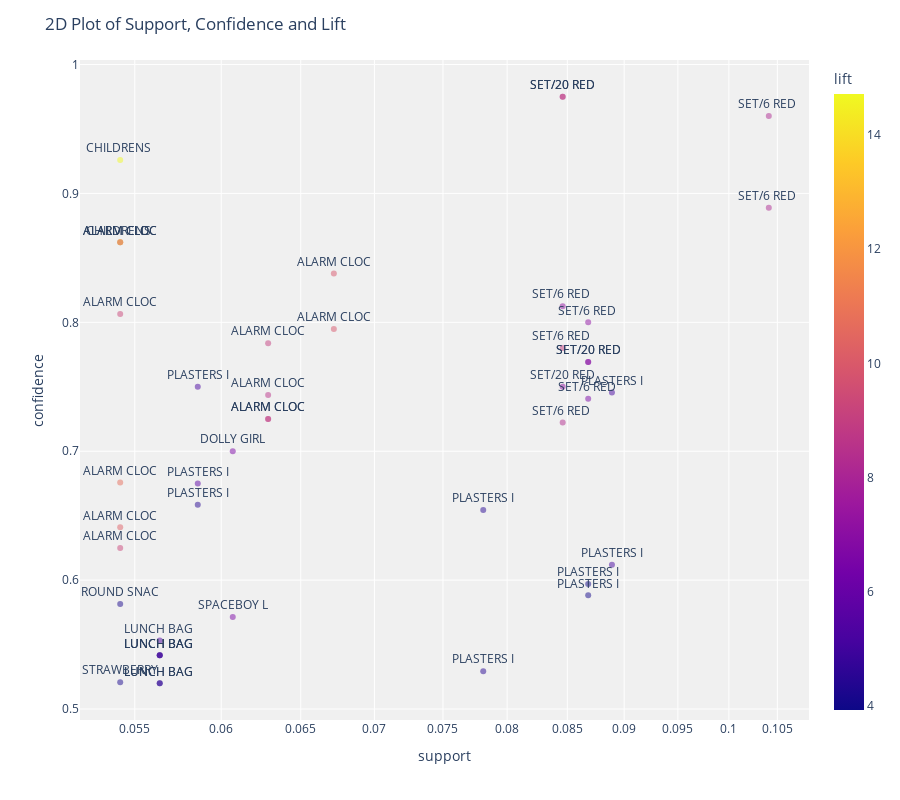
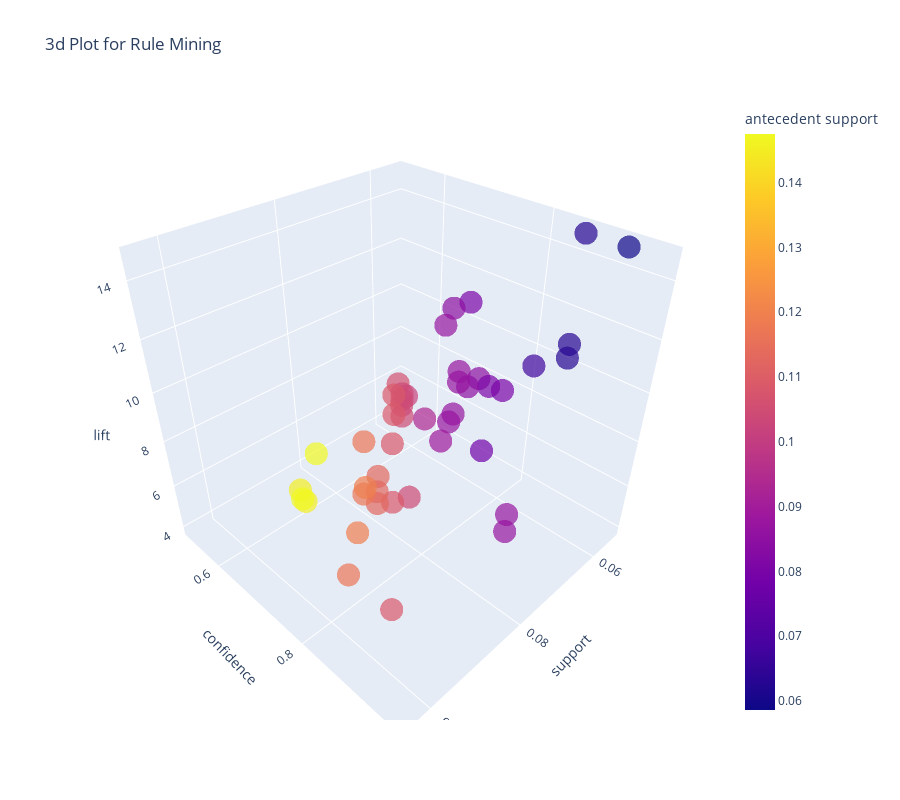

Notebook code for these charts, in order:
### Code cell
plot_model(model1)
plot_model(model1, plot = '3d')

### Figure 1 — Plotly figure (JSON) as saved in the notebook; plotly's stock layout.template omitted (floating-point values rounded to 4 significant figures)
{"data": [{"customdata": [["SET/20 RED RETROSPOT PAPER NAPKINS ", "SET/6 RED SPOTTY PAPER CUPS"], ["SET/20 RED RETROSPOT PAPER NAPKINS ", "SET/6 RED SPOTTY PAPER PLATES"], ["SET/6 RED SPOTTY PAPER PLATES", "SET/6 RED SPOTTY PAPER CUPS"], ["CHILDRENS CUTLERY SPACEBOY ", "CHILDRENS CUTLERY DOLLY GIRL "], ["SET/6 RED SPOTTY PAPER CUPS", "SET/6 RED SPOTTY PAPER PLATES"], ["ALARM CLOCK BAKELIKE GREEN", "ALARM CLOCK BAKELIKE RED "], ["CHILDRENS CUTLERY DOLLY GIRL ", "CHILDRENS CUTLERY SPACEBOY "], ["ALARM CLOCK BAKELIKE PINK", "ALARM CLOCK BAKELIKE GREEN"], ["ALARM CLOCK BAKELIKE RED ", "ALARM CLOCK BAKELIKE GREEN"], ["SET/6 RED SPOTTY PAPER CUPS", "SET/20 RED RETROSPOT PAPER NAPKINS "], ["ALARM CLOCK BAKELIKE GREEN", "ALARM CLOCK BAKELIKE PINK"], ["SET/6 RED SPOTTY PAPER PLATES", "SET/20 RED RETROSPOT PAPER NAPKINS "], ["ALARM CLOCK BAKELIKE GREEN", "ALARM CLOCK BAKELIKE RED "], ["ALARM CLOCK BAKELIKE RED ", "ALARM CLOCK BAKELIKE PINK"], ["SET/6 RED SPOTTY PAPER PLATES", "SET/20 RED RETROSPOT PAPER NAPKINS "], ["SET/20 RED RETROSPOT PAPER NAPKINS ", "SET/6 RED SPOTTY PAPER CUPS"], ["SET/20 RED RETROSPOT PAPER NAPKINS ", "SET/6 RED SPOTTY PAPER PLATES"], ["PLASTERS IN TIN CIRCUS PARADE ", "PLASTERS IN TIN WOODLAND ANIMALS"], ["SET/20 RED RETROSPOT PAPER NAPKINS ", "SET/6 RED SPOTTY PAPER CUPS"], ["PLASTERS IN TIN SPACEBOY", "PLASTERS IN TIN WOODLAND ANIMALS"], ["ALARM CLOCK BAKELIKE GREEN", "ALARM CLOCK BAKELIKE PINK"], ["SET/6 RED SPOTTY PAPER CUPS", "SET/20 RED RETROSPOT PAPER NAPKINS "], ["ALARM CLOCK BAKELIKE PINK", "ALARM CLOCK BAKELIKE GREEN"], ["ALARM CLOCK BAKELIKE PINK", "ALARM CLOCK BAKELIKE RED "], ["SET/6 RED SPOTTY PAPER CUPS", "SET/20 RED RETROSPOT PAPER NAPKINS "], ["DOLLY GIRL LUNCH BOX", "SPACEBOY LUNCH BOX "], ["ALARM CLOCK BAKELIKE RED ", "ALARM CLOCK BAKELIKE GREEN"], ["PLASTERS IN TIN CIRCUS PARADE ", "PLASTERS IN TIN SPACEBOY"], ["PLASTERS IN TIN WOODLAND ANIMALS", "PLASTERS IN TIN CIRCUS PARADE "], ["PLASTERS IN TIN SPACEBOY", "PLASTERS IN TIN CIRCUS PARADE "], ["ALARM CLOCK BAKELIKE GREEN", "ALARM CLOCK BAKELIKE PINK"], ["ALARM CLOCK BAKELIKE PINK", "ALARM CLOCK BAKELIKE GREEN"], ["PLASTERS IN TIN WOODLAND ANIMALS", "PLASTERS IN TIN SPACEBOY"], ["PLASTERS IN TIN WOODLAND ANIMALS", "PLASTERS IN TIN CIRCUS PARADE "], ["PLASTERS IN TIN CIRCUS PARADE ", "PLASTERS IN TIN WOODLAND ANIMALS"], ["ROUND SNACK BOXES SET OF 4 FRUITS ", "ROUND SNACK BOXES SET OF4 WOODLAND "], ["SPACEBOY LUNCH BOX ", "DOLLY GIRL LUNCH BOX"], ["LUNCH BAG WOODLAND", "LUNCH BAG SPACEBOY DESIGN "], ["LUNCH BAG SPACEBOY DESIGN ", "LUNCH BAG RED RETROSPOT"], ["LUNCH BAG SPACEBOY DESIGN ", "LUNCH BAG WOODLAND"], ["LUNCH BAG SPACEBOY DESIGN ", "LUNCH BAG APPLE DESIGN"], ["PLASTERS IN TIN CIRCUS PARADE ", "PLASTERS IN TIN SPACEBOY"], ["STRAWBERRY LUNCH BOX WITH CUTLERY", "LUNCH BOX WITH CUTLERY RETROSPOT "], ["LUNCH BAG APPLE DESIGN", "LUNCH BAG RED RETROSPOT"], ["LUNCH BAG APPLE DESIGN", "LUNCH BAG SPACEBOY DESIGN "]], "hovertemplate": "support=%{x}<br>confidence=%{y}<br>antecedents_short=%{text}<br>antecedents=%{customdata[0]}<br>consequents=%{customdata[1]}<br>lift=%{marker.color}<extra></extra>", "legendgroup": "", "marker": {"color": [8.324, 8.989, 8.196, 14.72, 8.196, 10.74, 14.72, 10.19, 9.904, 7.203, 9.294, 7.092, 9.904, 9.033, 8.989, 6.567, 7.092, 5.16, 7.203, 5.129, 8.57, 6.567, 8.57, 9.033, 8.324, 6.586, 10.74, 5.658, 4.465, 4.437, 10.19, 9.294, 5.129, 4.047, 4.047, 4.188, 6.586, 5.313, 4.094, 5.313, 4.994, 4.437, 4.212, 3.93, 4.994], "coloraxis": "coloraxis", "opacity": 0.5, "symbol": "circle"}, "mode": "markers+text", "name": "", "orientation": "v", "showlegend": false, "text": ["SET/20 RED", "SET/20 RED", "SET/6 RED ", "CHILDRENS ", "SET/6 RED ", "ALARM CLOC", "CHILDRENS ", "ALARM CLOC", "ALARM CLOC", "SET/6 RED ", "ALARM CLOC", "SET/6 RED ", "ALARM CLOC", "ALARM CLOC", "SET/6 RED ", "SET/20 RED", "SET/20 RED", "PLASTERS I", "SET/20 RED", "PLASTERS I", "ALARM CLOC", "SET/6 RED ", "ALARM CLOC", "ALARM CLOC", "SET/6 RED ", "DOLLY GIRL", "ALARM CLOC", "PLASTERS I", "PLASTERS I", "PLASTERS I", "ALARM CLOC", "ALARM CLOC", "PLASTERS I", "PLASTERS I", "PLASTERS I", "ROUND SNAC", "SPACEBOY L", "LUNCH BAG ", "LUNCH BAG ", "LUNCH BAG ", "LUNCH BAG ", "PLASTERS I", "STRAWBERRY", "LUNCH BAG ", "LUNCH BAG "], "textposition": "top center", "type": "scatter", "x": [0.0846, 0.0846, 0.1041, 0.0542, 0.1041, 0.0542, 0.0542, 0.0542, 0.0672, 0.0846, 0.0542, 0.0868, 0.0672, 0.0629, 0.0846, 0.0868, 0.0868, 0.0586, 0.0846, 0.0889, 0.0629, 0.0868, 0.0629, 0.0629, 0.0846, 0.0607, 0.0542, 0.0586, 0.0586, 0.0781, 0.0542, 0.0542, 0.0889, 0.0868, 0.0868, 0.0542, 0.0607, 0.0564, 0.0564, 0.0564, 0.0564, 0.0781, 0.0542, 0.0564, 0.0564], "xaxis": "x", "y": [0.975, 0.975, 0.96, 0.9259, 0.8889, 0.8621, 0.8621, 0.8621, 0.8378, 0.8125, 0.8065, 0.8, 0.7949, 0.7838, 0.78, 0.7692, 0.7692, 0.75, 0.75, 0.7455, 0.7436, 0.7407, 0.725, 0.725, 0.7222, 0.7, 0.6757, 0.675, 0.6585, 0.6545, 0.641, 0.625, 0.6119, 0.597, 0.5882, 0.5814, 0.5714, 0.5532, 0.5417, 0.5417, 0.5417, 0.5294, 0.5208, 0.52, 0.52], "yaxis": "y"}], "layout": {"coloraxis": {"colorbar": {"title": {"text": "lift"}}, "colorscale": [[0, "#0d0887"], [0.1111, "#46039f"], [0.2222, "#7201a8"], [0.3333, "#9c179e"], [0.4444, "#bd3786"], [0.5556, "#d8576b"], [0.6667, "#ed7953"], [0.7778, "#fb9f3a"], [0.8889, "#fdca26"], [1, "#f0f921"]]}, "height": 800, "legend": {"tracegroupgap": 0}, "margin": {"t": 60}, "plot_bgcolor": "rgb(240,240,240)", "title": {"text": "2D Plot of Support, Confidence and Lift"}, "xaxis": {"anchor": "y", "domain": [0, 1], "title": {"text": "support"}, "type": "log"}, "yaxis": {"anchor": "x", "domain": [0, 1], "title": {"text": "confidence"}}}}

### Figure 2 — Plotly figure (JSON) as saved in the notebook; plotly's stock layout.template omitted (floating-point values rounded to 4 significant figures)
{"data": [{"customdata": [["SET/20 RED RETROSPOT PAPER NAPKINS ", "SET/6 RED SPOTTY PAPER CUPS"], ["SET/20 RED RETROSPOT PAPER NAPKINS ", "SET/6 RED SPOTTY PAPER PLATES"], ["SET/6 RED SPOTTY PAPER PLATES", "SET/6 RED SPOTTY PAPER CUPS"], ["CHILDRENS CUTLERY SPACEBOY ", "CHILDRENS CUTLERY DOLLY GIRL "], ["SET/6 RED SPOTTY PAPER CUPS", "SET/6 RED SPOTTY PAPER PLATES"], ["ALARM CLOCK BAKELIKE GREEN", "ALARM CLOCK BAKELIKE RED "], ["CHILDRENS CUTLERY DOLLY GIRL ", "CHILDRENS CUTLERY SPACEBOY "], ["ALARM CLOCK BAKELIKE PINK", "ALARM CLOCK BAKELIKE GREEN"], ["ALARM CLOCK BAKELIKE RED ", "ALARM CLOCK BAKELIKE GREEN"], ["SET/6 RED SPOTTY PAPER CUPS", "SET/20 RED RETROSPOT PAPER NAPKINS "], ["ALARM CLOCK BAKELIKE GREEN", "ALARM CLOCK BAKELIKE PINK"], ["SET/6 RED SPOTTY PAPER PLATES", "SET/20 RED RETROSPOT PAPER NAPKINS "], ["ALARM CLOCK BAKELIKE GREEN", "ALARM CLOCK BAKELIKE RED "], ["ALARM CLOCK BAKELIKE RED ", "ALARM CLOCK BAKELIKE PINK"], ["SET/6 RED SPOTTY PAPER PLATES", "SET/20 RED RETROSPOT PAPER NAPKINS "], ["SET/20 RED RETROSPOT PAPER NAPKINS ", "SET/6 RED SPOTTY PAPER CUPS"], ["SET/20 RED RETROSPOT PAPER NAPKINS ", "SET/6 RED SPOTTY PAPER PLATES"], ["PLASTERS IN TIN CIRCUS PARADE ", "PLASTERS IN TIN WOODLAND ANIMALS"], ["SET/20 RED RETROSPOT PAPER NAPKINS ", "SET/6 RED SPOTTY PAPER CUPS"], ["PLASTERS IN TIN SPACEBOY", "PLASTERS IN TIN WOODLAND ANIMALS"], ["ALARM CLOCK BAKELIKE GREEN", "ALARM CLOCK BAKELIKE PINK"], ["SET/6 RED SPOTTY PAPER CUPS", "SET/20 RED RETROSPOT PAPER NAPKINS "], ["ALARM CLOCK BAKELIKE PINK", "ALARM CLOCK BAKELIKE GREEN"], ["ALARM CLOCK BAKELIKE PINK", "ALARM CLOCK BAKELIKE RED "], ["SET/6 RED SPOTTY PAPER CUPS", "SET/20 RED RETROSPOT PAPER NAPKINS "], ["DOLLY GIRL LUNCH BOX", "SPACEBOY LUNCH BOX "], ["ALARM CLOCK BAKELIKE RED ", "ALARM CLOCK BAKELIKE GREEN"], ["PLASTERS IN TIN CIRCUS PARADE ", "PLASTERS IN TIN SPACEBOY"], ["PLASTERS IN TIN WOODLAND ANIMALS", "PLASTERS IN TIN CIRCUS PARADE "], ["PLASTERS IN TIN SPACEBOY", "PLASTERS IN TIN CIRCUS PARADE "], ["ALARM CLOCK BAKELIKE GREEN", "ALARM CLOCK BAKELIKE PINK"], ["ALARM CLOCK BAKELIKE PINK", "ALARM CLOCK BAKELIKE GREEN"], ["PLASTERS IN TIN WOODLAND ANIMALS", "PLASTERS IN TIN SPACEBOY"], ["PLASTERS IN TIN WOODLAND ANIMALS", "PLASTERS IN TIN CIRCUS PARADE "], ["PLASTERS IN TIN CIRCUS PARADE ", "PLASTERS IN TIN WOODLAND ANIMALS"], ["ROUND SNACK BOXES SET OF 4 FRUITS ", "ROUND SNACK BOXES SET OF4 WOODLAND "], ["SPACEBOY LUNCH BOX ", "DOLLY GIRL LUNCH BOX"], ["LUNCH BAG WOODLAND", "LUNCH BAG SPACEBOY DESIGN "], ["LUNCH BAG SPACEBOY DESIGN ", "LUNCH BAG RED RETROSPOT"], ["LUNCH BAG SPACEBOY DESIGN ", "LUNCH BAG WOODLAND"], ["LUNCH BAG SPACEBOY DESIGN ", "LUNCH BAG APPLE DESIGN"], ["PLASTERS IN TIN CIRCUS PARADE ", "PLASTERS IN TIN SPACEBOY"], ["STRAWBERRY LUNCH BOX WITH CUTLERY", "LUNCH BOX WITH CUTLERY RETROSPOT "], ["LUNCH BAG APPLE DESIGN", "LUNCH BAG RED RETROSPOT"], ["LUNCH BAG APPLE DESIGN", "LUNCH BAG SPACEBOY DESIGN "]], "hovertemplate": "support=%{x}<br>confidence=%{y}<br>lift=%{z}<br>antecedents=%{customdata[0]}<br>consequents=%{customdata[1]}<br>antecedent support=%{marker.color}<extra></extra>", "legendgroup": "", "marker": {"color": [0.0868, 0.0868, 0.1085, 0.0586, 0.1171, 0.0629, 0.0629, 0.0629, 0.0803, 0.1041, 0.0672, 0.1085, 0.0846, 0.0803, 0.1085, 0.1128, 0.1128, 0.0781, 0.1128, 0.1193, 0.0846, 0.1171, 0.0868, 0.0868, 0.1171, 0.0868, 0.0803, 0.0868, 0.0889, 0.1193, 0.0846, 0.0868, 0.1453, 0.1453, 0.1475, 0.0933, 0.1063, 0.102, 0.1041, 0.1041, 0.1041, 0.1475, 0.1041, 0.1085, 0.1085], "coloraxis": "coloraxis", "opacity": 0.7, "symbol": "circle"}, "mode": "markers", "name": "", "scene": "scene", "showlegend": false, "type": "scatter3d", "x": [0.0846, 0.0846, 0.1041, 0.0542, 0.1041, 0.0542, 0.0542, 0.0542, 0.0672, 0.0846, 0.0542, 0.0868, 0.0672, 0.0629, 0.0846, 0.0868, 0.0868, 0.0586, 0.0846, 0.0889, 0.0629, 0.0868, 0.0629, 0.0629, 0.0846, 0.0607, 0.0542, 0.0586, 0.0586, 0.0781, 0.0542, 0.0542, 0.0889, 0.0868, 0.0868, 0.0542, 0.0607, 0.0564, 0.0564, 0.0564, 0.0564, 0.0781, 0.0542, 0.0564, 0.0564], "y": [0.975, 0.975, 0.96, 0.9259, 0.8889, 0.8621, 0.8621, 0.8621, 0.8378, 0.8125, 0.8065, 0.8, 0.7949, 0.7838, 0.78, 0.7692, 0.7692, 0.75, 0.75, 0.7455, 0.7436, 0.7407, 0.725, 0.725, 0.7222, 0.7, 0.6757, 0.675, 0.6585, 0.6545, 0.641, 0.625, 0.6119, 0.597, 0.5882, 0.5814, 0.5714, 0.5532, 0.5417, 0.5417, 0.5417, 0.5294, 0.5208, 0.52, 0.52], "z": [8.324, 8.989, 8.196, 14.72, 8.196, 10.74, 14.72, 10.19, 9.904, 7.203, 9.294, 7.092, 9.904, 9.033, 8.989, 6.567, 7.092, 5.16, 7.203, 5.129, 8.57, 6.567, 8.57, 9.033, 8.324, 6.586, 10.74, 5.658, 4.465, 4.437, 10.19, 9.294, 5.129, 4.047, 4.047, 4.188, 6.586, 5.313, 4.094, 5.313, 4.994, 4.437, 4.212, 3.93, 4.994]}], "layout": {"coloraxis": {"colorbar": {"title": {"text": "antecedent support"}}, "colorscale": [[0, "#0d0887"], [0.1111, "#46039f"], [0.2222, "#7201a8"], [0.3333, "#9c179e"], [0.4444, "#bd3786"], [0.5556, "#d8576b"], [0.6667, "#ed7953"], [0.7778, "#fb9f3a"], [0.8889, "#fdca26"], [1, "#f0f921"]]}, "height": 800, "legend": {"tracegroupgap": 0}, "scene": {"domain": {"x": [0, 1], "y": [0, 1]}, "xaxis": {"title": {"text": "support"}}, "yaxis": {"title": {"text": "confidence"}}, "zaxis": {"title": {"text": "lift"}}}, "title": {"text": "3d Plot for Rule Mining"}, "width": 900}}
